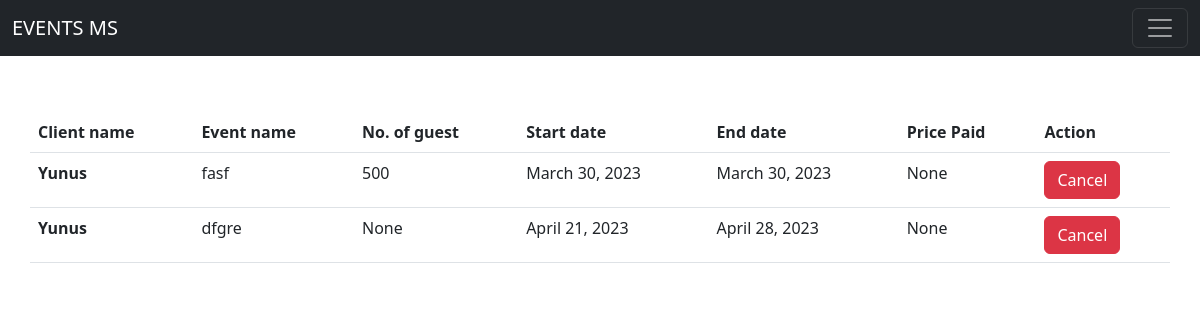
The page /regClients/sunshine-hotel/ (signed in) on the database its author committed.
### eventApp/models.py (models this page shows, shortened)
class CreatEvent(models.Model):
    typ = (
        ('WeddingAnniversary', 'Wedding Anniversary'),
        ('BirthDay Party','BirthDay Party'),
        ('Conference', 'Conference'),
        ('CelebrationParty','Celebration Party'),
    )
    name = models.CharField(max_length=200)
    desc = models.TextField(null=True, blank=True)
    startDate = models.DateField(auto_now_add=False, auto_now=False)
    endDate = models.DateField(auto_now=False, auto_now_add=False)
    startTime = models.TimeField(auto_now=False,auto_now_add=False,null=True, blank=True)
    endTime = models.TimeField(auto_now=False,auto_now_add=False,null=True, blank=True)
    venue = models.ForeignKey(Venues,on_delete=models.CASCADE, null=True, blank=True)
    TicketPrice = models.PositiveIntegerField(null=True, blank=True)
    slug = AutoSlugField(populate_from = 'name',unique=True,null=True,default=None)
    img = models.ImageField(upload_to='event/' ,null=True, blank=True)
    eveTyp = models.CharField(choices=typ,null=True,blank=True,max_length=50)
    eveManager = models.ForeignKey(UserAccount, on_delete=models.CASCADE  ,null=True,blank=True)
    nGuest = models.PositiveIntegerField(null=True,blank=True)
    tBkngPrice = models.PositiveBigIntegerField(null=True,blank=True)
    status = models.BooleanField(null=True,blank=True,default=False)
    payDone = models.BooleanField(null=True,blank=True,default=False)
    def deleteIt(self):
        return f'/deletIt/{self.slug}/'

class UserAccount(AbstractBaseUser, PermissionsMixin):
    email = models.CharField(max_length = 50,unique=True)
    name = models.CharField(max_length=200)
    is_active = models.BooleanField(default=True)
    is_xUser = models.BooleanField(default=False)
    is_nUser = models.BooleanField(default=False)
    is_staff = models.BooleanField(default=False)
    is_emailVerified = models.BooleanField(default=False)
    objects = UserAccountManager()
    USERNAME_FIELD = 'email'
    REQUIRED_FIELDS = ['name']
    def __str__(self):
        return self.name

### eventApp/decorators.py (the view)
        def wrapper_func(request, *args, **kwargs):
            group = None
            if request.user.groups.exists():
                group = request.user.groups.all()[0].name
            if group in allowed_roles:
                return view_func(request, *args, **kwargs)
            else:
                return HttpResponse('Not authorized')

### eventApp/views.py (called while the page is built)
@login_required(login_url='/login/')
@allowed_users(allowed_roles=['Staff'])
def regClients(request,slug):
    ven = Venues.objects.get(slug = slug)
    eve = CreatEvent.objects.filter(venue = ven)
    context = {
        'ven' : ven,
        'eve' : eve,
    }
    return render(request,'main/crud/registeredClients.html',context)

### templates/main/crud/registeredClients.html (shortened to what this page needs)
{% extends 'index.html' %}
{% block content %}
    <div class="container table-responsive">
        <div class="row">
            <table class="table">
                <thead>
                  <tr>
                    <th scope="col">Client name</th>
                    <th scope="col">Event name</th>
                    <th scope="col">No. of guest</th>
                    <th scope="col">Start date</th>
                    <th scope="col">End date</th>
                    <th scope="col">Price Paid</th>
                    <th scope="col">Action</th>
                  </tr>
                </thead>
                <tbody>
                    {% for x in eve %}
                    <tr>
                        <th scope="row">{{x.eveManager.name}}</th>
                        <td>{{x.name}}</td>
                        <td>{{x.nGuest}}</td>
                        <td>{{x.startDate}}</td>
                        <td>{{x.endDate}}</td>
                        <td>{{x.tBkngPrice}}</td>
                        <td><button class="btn btn-danger" data-bs-toggle="modal" data-bs-target="#exampleModal{{forloop.counter}}">Cancel</button></td>
                    </tr>
                    {% endfor %}
                </tbody>
              </table>
        </div>
    </div>
{% endblock %}

### rows shown on the page
CreatEvent: eveManager.name "Yunus", name "fasf", nGuest "500", startDate "March 30, 2023", endDate "March 30, 2023", tBkngPrice "None"
CreatEvent: eveManager.name "Yunus", name "dfgre", nGuest "None", startDate "April 21, 2023", endDate "April 28, 2023", tBkngPrice "None"
